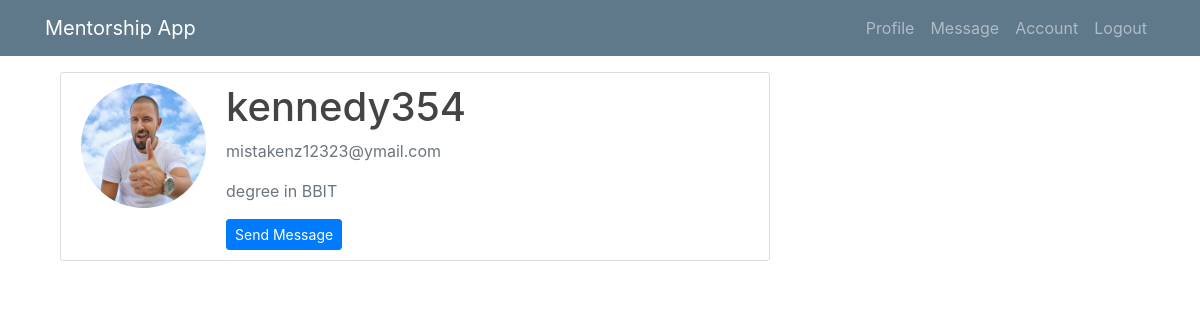
/profile1/25 (signed in), run on the app's committed database.
### mentee/models.py (models this page shows, shortened)
class User(AbstractUser):
    is_mentee = models.BooleanField(default=False)
    is_mentor = models.BooleanField(default=False)

class Profile(models.Model):
    user = models.OneToOneField(User, on_delete=models.CASCADE)
    image = models.ImageField(default='default.jpg', upload_to='profile_pics')
    education = models.CharField(default='degree', max_length=100)

class Msg(models.Model):
    sender = models.ForeignKey(User, related_name="sender", on_delete=models.CASCADE, null=True)
    receipient = models.ForeignKey(User, related_name="receipient", on_delete=models.CASCADE)
    msg_content = models.TextField(max_length=100)
    sent_at = models.DateTimeField(null=True, blank=True)
    comment = models.TextField(blank=True, null=True)
    comment_at = models.DateTimeField(blank=True, null=True)
    is_approved = models.BooleanField(default=False, verbose_name="Approve?")
    date_approved = models.DateTimeField(blank=True, null=True)
    class Meta:
        ordering = ['-sent_at']

### mentee/views/mentor.py (the view)
# urls.py: path('profile1/<int:pk>', mentor.ProfileDetailView.as_view(), name="profile-detail1"),
class ProfileDetailView(LoginRequiredMixin, UserPassesTestMixin, DetailView):
    model = Msg
    context_object_name = 'msg'
    template_name = 'mentor/profile_detail1.html'
    def test_func(self):
        return self.request.user.is_mentor

### mentee/templates/mentor/profile_detail1.html (shortened to what this page needs)
{% extends 'mentor/base1.html' %}
{% block content %}
<br><br><br>
   <main role="main" class="container">
      <div class="row">
        <div class="col-md-8">
            <div class="content-section">
      <div class="media">
         <img class="rounded-circle account-img" src="{{ user.profile.image.url }}">
         <div class="media-body">
            <h2 class="account-heading">{{ msg.sender }}</h2>
            <p class="text-secondary">{{ msg.sender.email }}</p>
              <p class="text-secondary">{{ msg.sender.profile.education }}</p>
              <a class="btn btn-primary btn-sm" href="">Send Message</a>
         </div>
      </div>
   </div>
          </div>
        </div>
      </div>
{% endblock %}

### mentee/static/mentee/main.css (style rules this page uses)
body { background: #fafafa; color: #333333; margin-top: 5rem; }
h1, h2, h3, h4, h5, h6 { color: #444444; }
.content-section { background: #ffffff; padding: 10px 20px; border: 1px solid #dddddd; border-radius: 3px; margin-bottom: 20px; }
.account-img { height: 125px; width: 125px; margin-right: 20px; margin-bottom: 16px; }
.account-heading { font-size: 2.5rem; }

### data on the page
User: profile.image (placeholder picture)
Msg: sender "kennedy354", sender.email "mistakenz12323@ymail.com", sender.profile.education "degree in BBIT"
